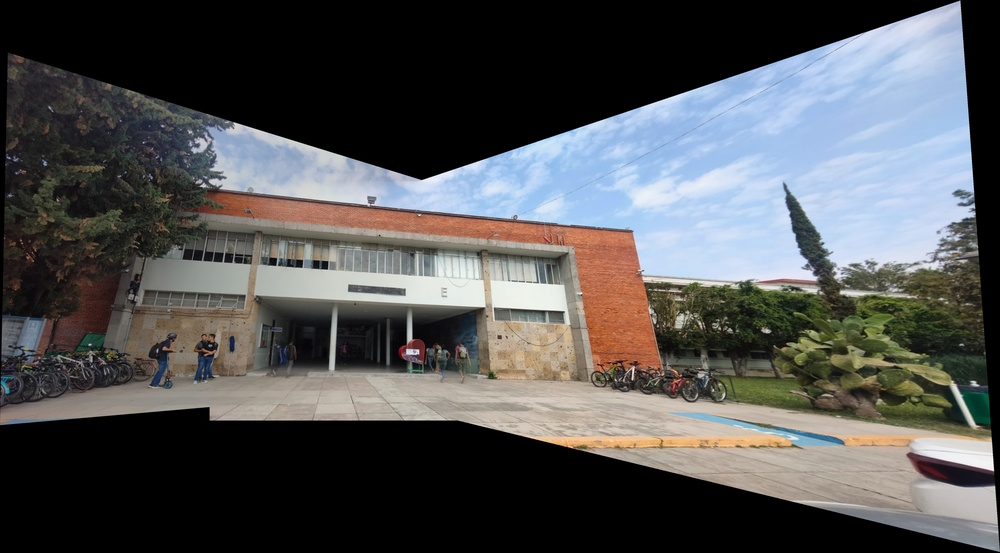
#> input picture Imagenes/results/pano_0.jpg, 1000 x 553 px, shrunk from 5000 x 2763 before the run
$ python gradiente_promedio.py   (older library calls are emulated)
#> lines starting #> are read from the running program, lines starting #| are printed output that depends on the picture
import cv2
import numpy as np

# Cargar la imagen
image = cv2.imread("../Imagenes/results/pano_0.jpg").astype(np.float32)

def calculate_gradient_opencv(channel):
    # Calcular gradientes con Sobel (más rápido y preciso que np.diff)
    grad_x = cv2.Sobel(channel, cv2.CV_32F, 1, 0, ksize=1)
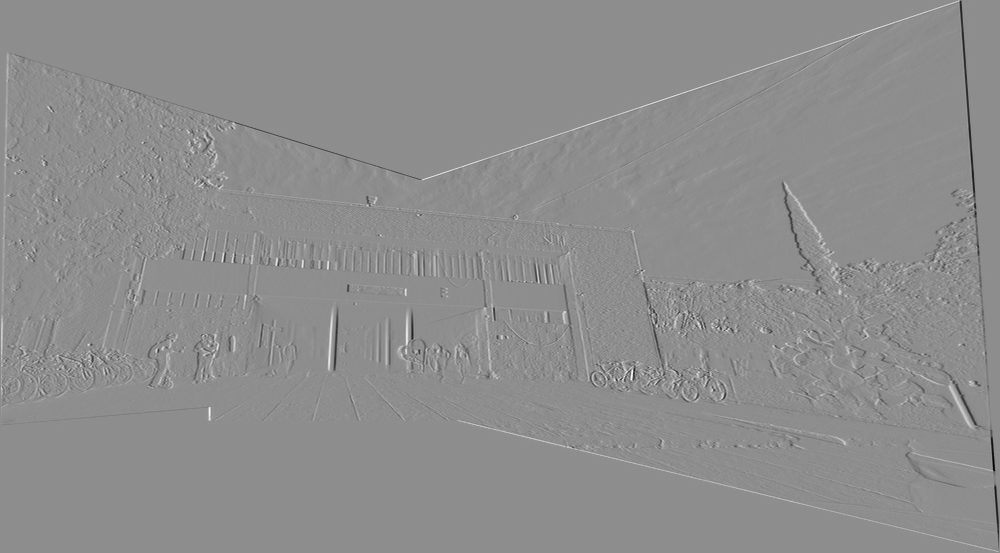
#> grad_x: shape (553, 1000) float32; min -255, max 203, mean 0; drawn with min black and max white
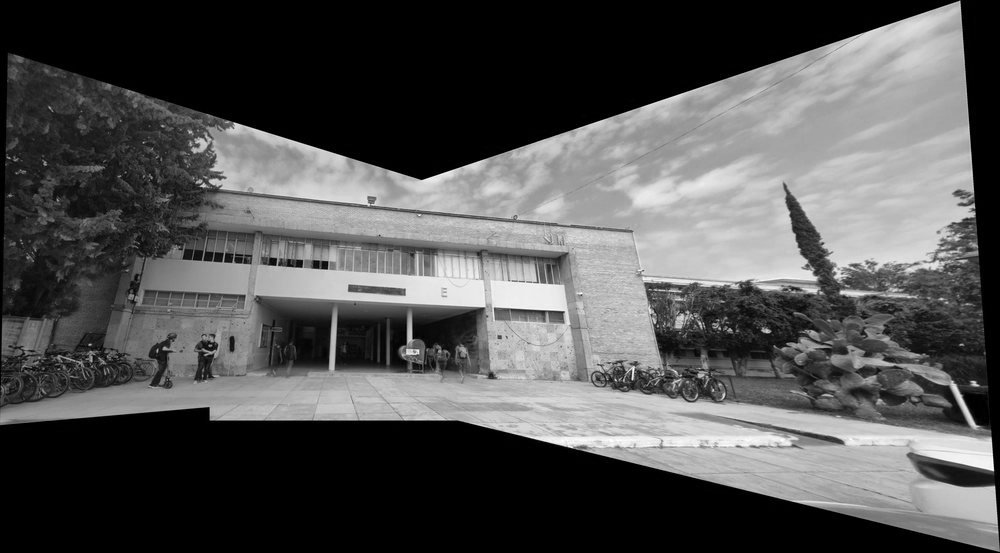
#> channel: shape (553, 1000) float32; min 0, max 255, mean 82.5
    grad_y = cv2.Sobel(channel, cv2.CV_32F, 0, 1, ksize=1)
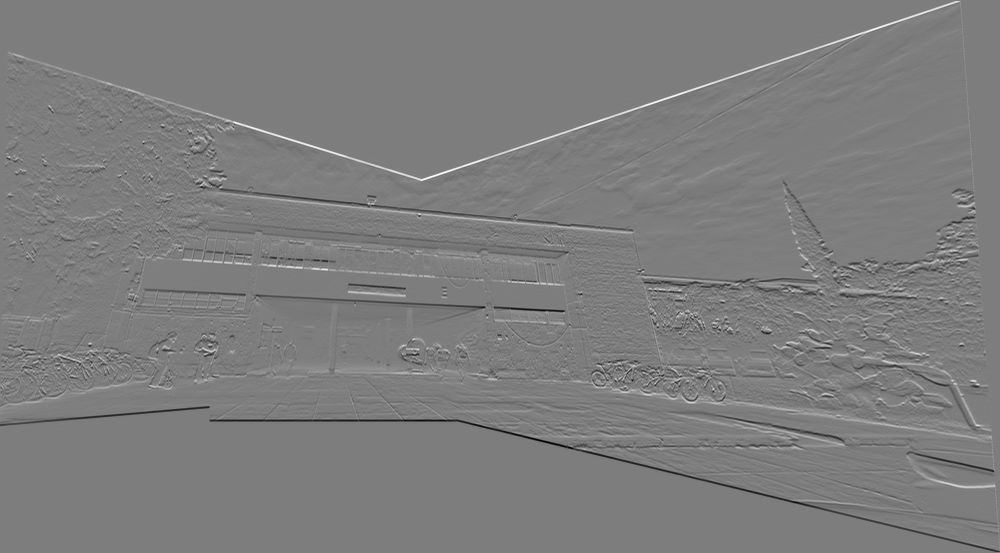
#> grad_y: shape (553, 1000) float32; min -239, max 246, mean 0; drawn with min black and max white

    # Magnitud del gradiente
    grad_magnitude = cv2.magnitude(grad_x, grad_y)
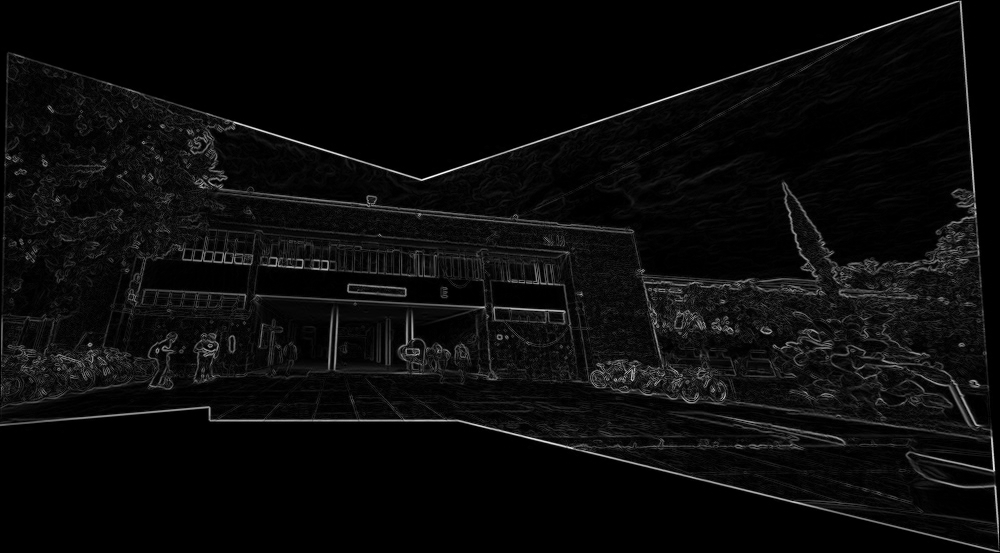
#> grad_magnitude: shape (553, 1000) float32; min 0, max 285.2, mean 12.1; drawn with min black and max white

    # Promedio del gradiente
    return cv2.mean(grad_magnitude)[0]

# Calcular gradiente promedio por canal
gradient_r = calculate_gradient_opencv(image[:, :, 2])  # Canal rojo
#> gradient_r = 12.06
gradient_g = calculate_gradient_opencv(image[:, :, 1])  # Canal verde
#> in calculate_gradient_opencv (call 2), `grad_x = cv2.Sobel(channel, cv2.CV_32F, 1, 0, ksize=1)`:
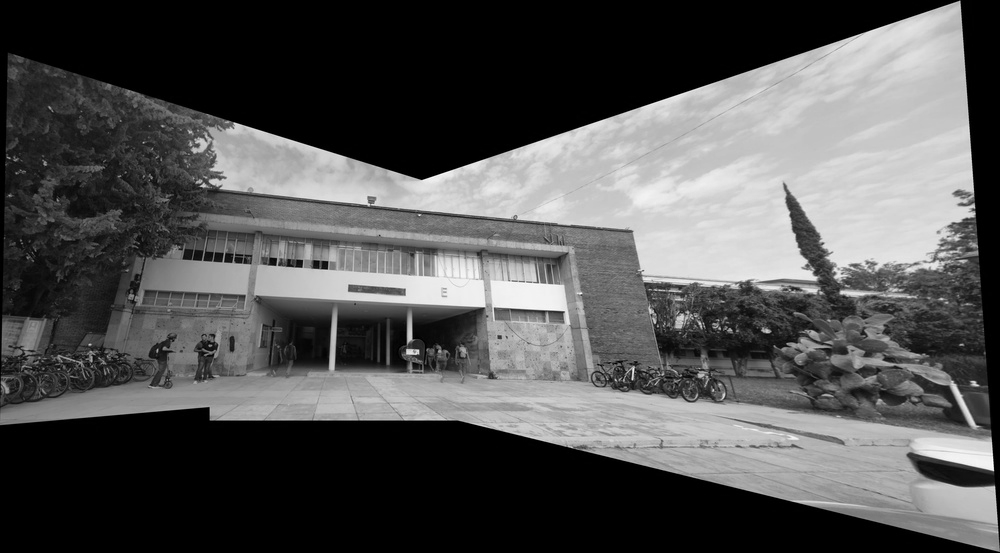
#> channel: shape (553, 1000) float32; min 0, max 255, mean 83.1
#> gradient_g = 11.78
gradient_b = calculate_gradient_opencv(image[:, :, 0])  # Canal azul
#> in calculate_gradient_opencv (call 3), `grad_x = cv2.Sobel(channel, cv2.CV_32F, 1, 0, ksize=1)`:
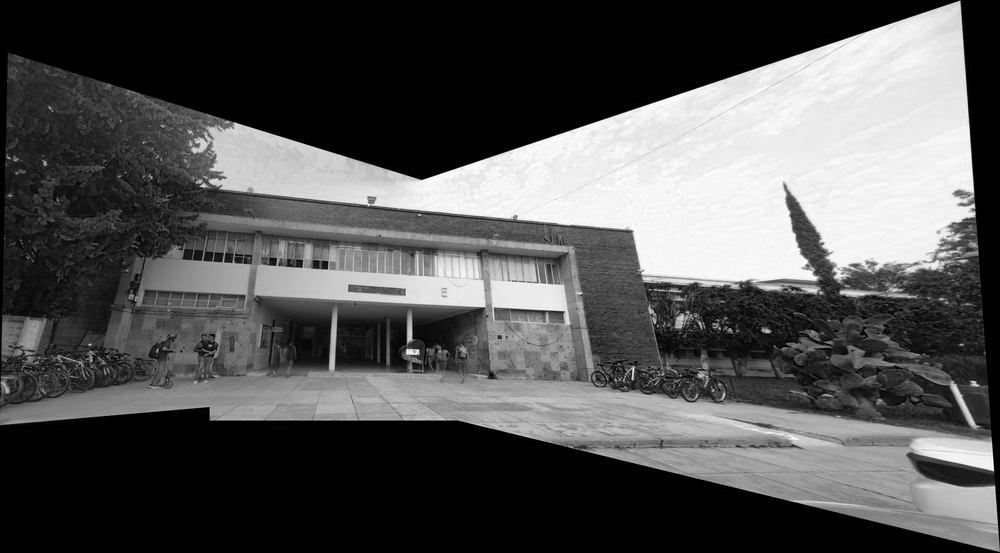
#> channel: shape (553, 1000) float32; min 0, max 255, mean 83.8
#> gradient_b = 11.71

# Promedio total
gradient_avg = (gradient_r + gradient_g + gradient_b) / 3
#> gradient_avg = 11.85

print(f"Gradiente promedio por canal: R={gradient_r:.4f}, G={gradient_g:.4f}, B={gradient_b:.4f}")
#| Gradiente promedio por canal: R=12.0624, G=11.7809, B=11.7122
print(f"Gradiente promedio total: {gradient_avg:.4f}")
#| Gradiente promedio total: 11.8519
